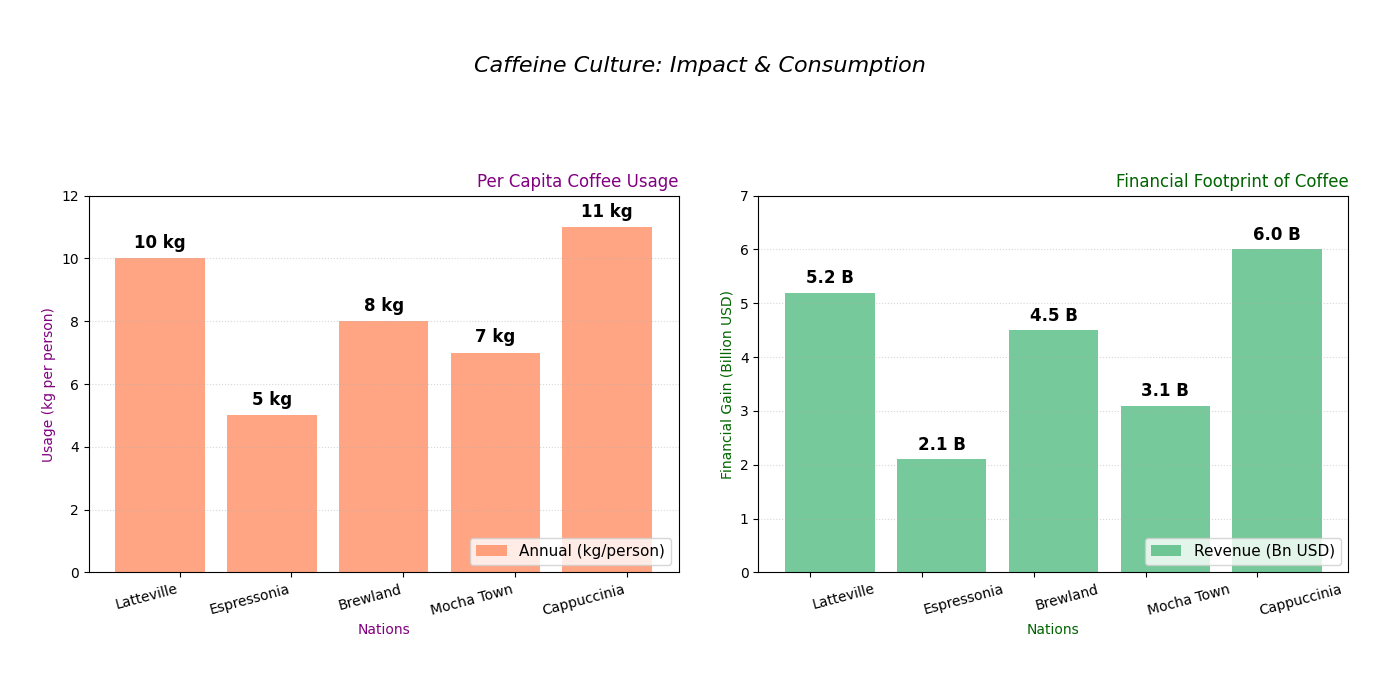

This chart was generated by the following Python code:
import matplotlib.pyplot as plt
import numpy as np

countries = ['Latteville', 'Espressonia', 'Brewland', 'Mocha Town', 'Cappuccinia']
coffee_consumption = [10, 5, 8, 7, 11]  
economic_impact = [5.2, 2.1, 4.5, 3.1, 6.0]  

x_pos = np.arange(len(countries))
width = 0.35

fig, (ax1, ax2) = plt.subplots(1, 2, figsize=(14, 7))
fig.suptitle('Caffeine Culture: Impact & Consumption', fontsize=16, fontstyle='italic', y=0.92)

# New color set for bars
bars1 = ax1.bar(x_pos - width/2, coffee_consumption, color='coral', alpha=0.7, label='Annual (kg/person)')
bars2 = ax2.bar(x_pos + width/2, economic_impact, color='mediumseagreen', alpha=0.7, label='Revenue (Bn USD)')

for bar in bars1:
    yval = bar.get_height()
    ax1.text(bar.get_x() + bar.get_width()/2, yval + 0.2, f'{yval} kg', ha='center', va='bottom', fontsize=12, fontweight='bold')

for bar in bars2:
    yval = bar.get_height()
    ax2.text(bar.get_x() + bar.get_width()/2, yval + 0.1, f'{yval} B', ha='center', va='bottom', fontsize=12, fontweight='bold')

ax1.set_title('Per Capita Coffee Usage', fontsize=12, color='purple', loc='right')
ax1.set_xlabel('Nations', fontsize=10, color='purple')
ax1.set_ylabel('Usage (kg per person)', fontsize=10, color='purple')
ax1.set_xticks(x_pos)
ax1.set_xticklabels(countries, fontsize=10, rotation=15, ha='right')
ax1.set_ylim(0, 12)

ax2.set_title('Financial Footprint of Coffee', fontsize=12, color='darkgreen', loc='right')
ax2.set_xlabel('Nations', fontsize=10, color='darkgreen')
ax2.set_ylabel('Financial Gain (Billion USD)', fontsize=10, color='darkgreen')
ax2.set_xticks(x_pos)
ax2.set_xticklabels(countries, fontsize=10, rotation=15, ha='left')
ax2.set_ylim(0, 7)

ax1.grid(axis='y', linestyle=':', alpha=0.5)
ax2.grid(axis='y', linestyle=':', alpha=0.5)

ax1.legend(loc='lower right', fontsize=11)
ax2.legend(loc='lower right', fontsize=11)

plt.tight_layout(pad=3.0, rect=[0, 0.03, 1, 0.90])

plt.show()
